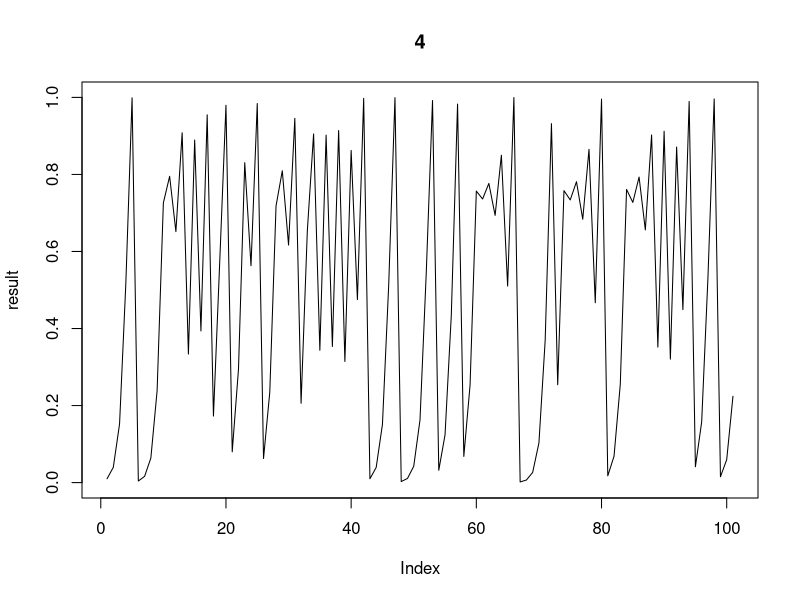
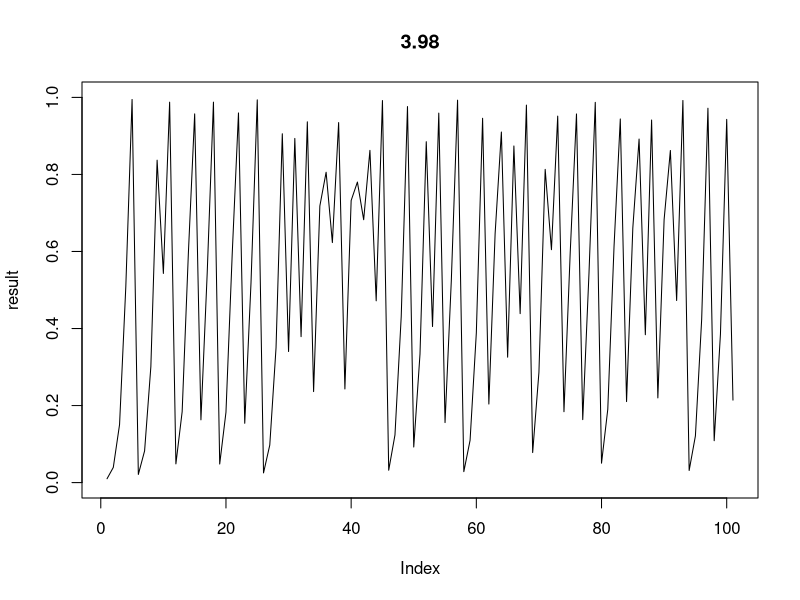
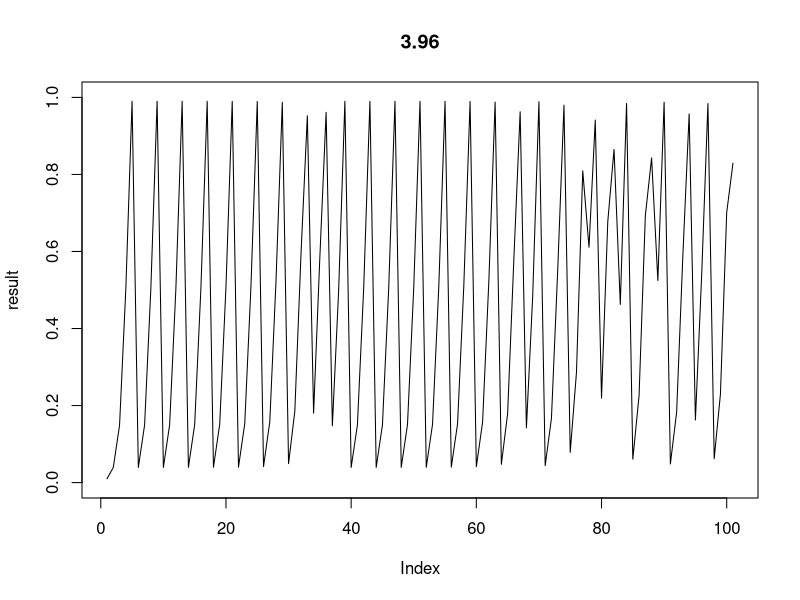
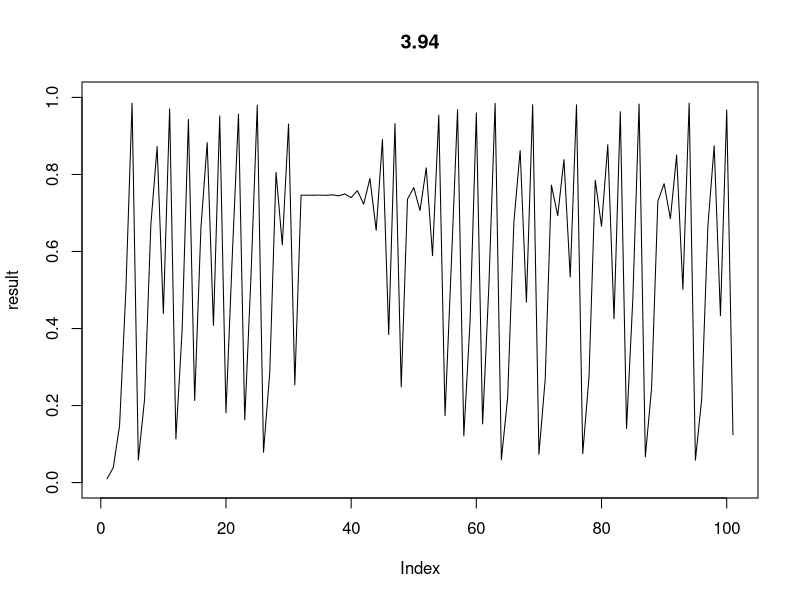
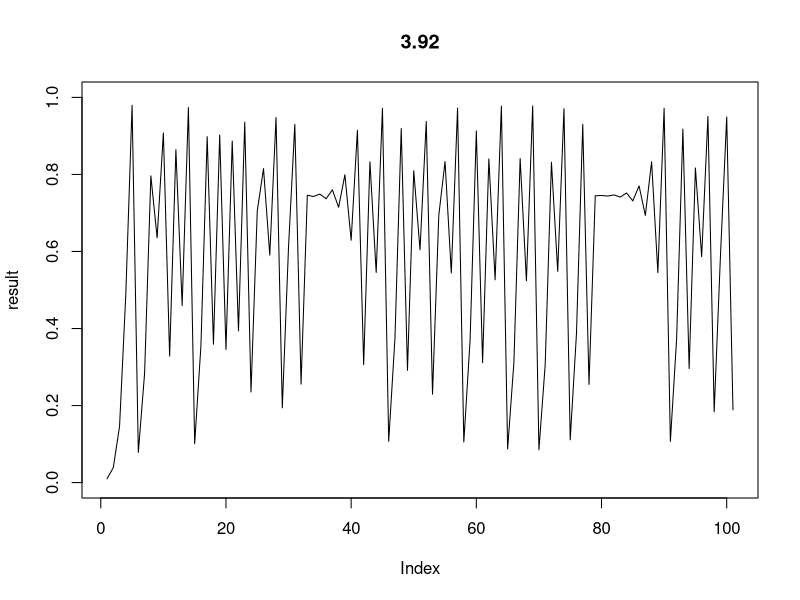
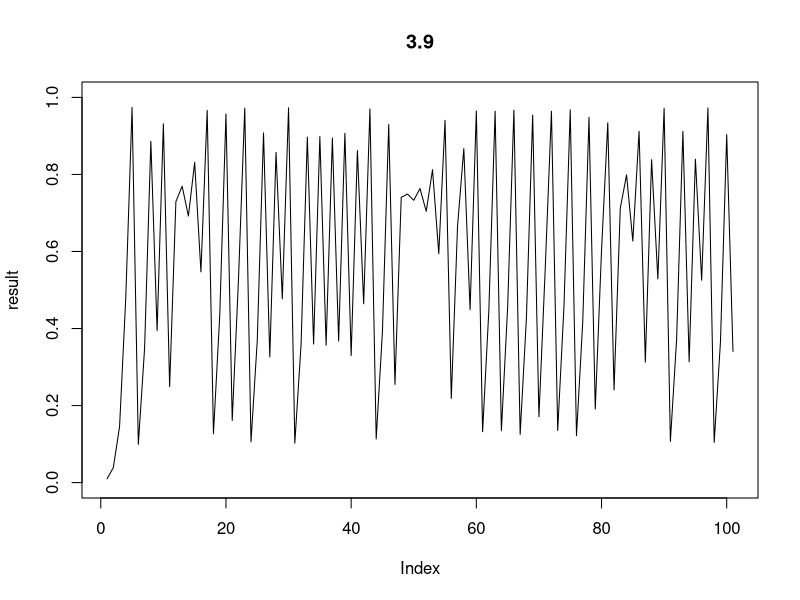
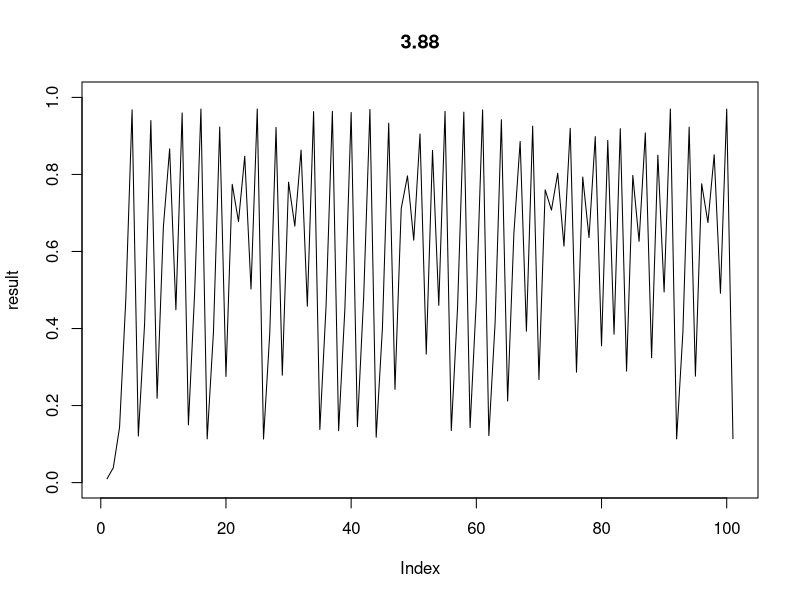
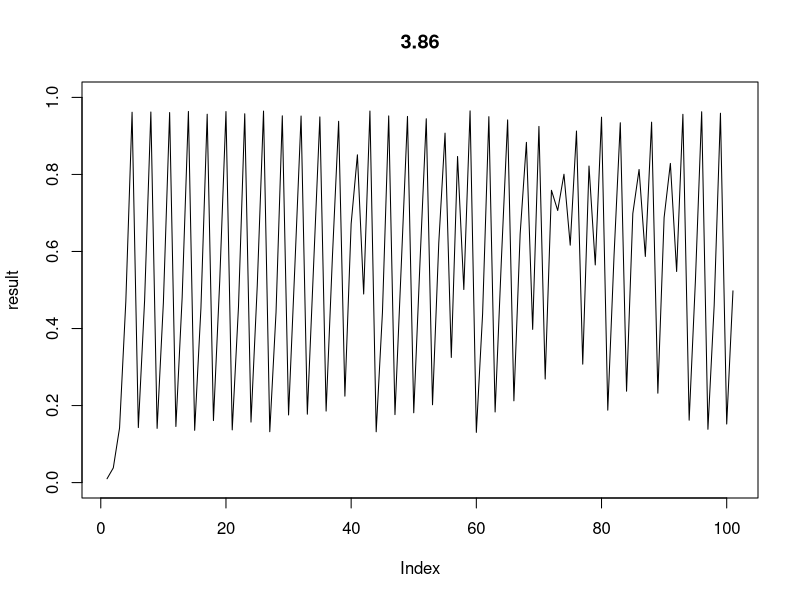

Recreate these plots in R, in order.
#difference function


#the equation: y[i+1]<-r*y[i]*(1-y[i])

rset<-seq(4, 2, by = -0.02)

for (r in rset) { 

  result<-vector(mode="numeric", length=0)
  y0<-0.01 #initial condition
#  r<-2.9 #rate

  result<-append(result, y0)

  for (i in 1:100) {

    y<-r*y0*(1-y0)
    result<-append(result,y)
    y0<-y

#    print(y0)
#    print(result)
  }
  
  print (r)
  plot(result, type="l", ylim = c(0,1), main = r)

}